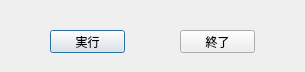
<?xml version="1.0" encoding="UTF-8"?>
<ui version="4.0">
 <class>DialogSkeltonDialogBase</class>
 <widget class="QDialog" name="DialogSkeltonDialogBase">
  <property name="geometry">
   <rect>
    <x>0</x>
    <y>0</y>
    <width>305</width>
    <height>72</height>
   </rect>
  </property>
  <property name="windowTitle">
   <string>Dialog Skelton</string>
  </property>
  <widget class="QPushButton" name="pushButton_Exec">
   <property name="geometry">
    <rect>
     <x>50</x>
     <y>30</y>
     <width>75</width>
     <height>23</height>
    </rect>
   </property>
   <property name="text">
    <string>実行</string>
   </property>
   <property name="checkable">
    <bool>true</bool>
   </property>
  </widget>
  <widget class="QPushButton" name="pushButton_Close">
   <property name="geometry">
    <rect>
     <x>180</x>
     <y>30</y>
     <width>75</width>
     <height>23</height>
    </rect>
   </property>
   <property name="text">
    <string>終了</string>
   </property>
  </widget>
 </widget>
 <resources/>
 <connections>
  <connection>
   <sender>pushButton_Exec</sender>
   <signal>toggled(bool)</signal>
   <receiver>DialogSkeltonDialogBase</receiver>
   <slot>pushExec()</slot>
   <hints>
    <hint type="sourcelabel">
     <x>71</x>
     <y>37</y>
    </hint>
    <hint type="destinationlabel">
     <x>30</x>
     <y>16</y>
    </hint>
   </hints>
  </connection>
  <connection>
   <sender>pushButton_Close</sender>
   <signal>clicked()</signal>
   <receiver>DialogSkeltonDialogBase</receiver>
   <slot>pushClose()</slot>
   <hints>
    <hint type="sourcelabel">
     <x>217</x>
     <y>43</y>
    </hint>
    <hint type="destinationlabel">
     <x>226</x>
     <y>18</y>
    </hint>
   </hints>
  </connection>
 </connections>
 <slots>
  <slot>pushExec()</slot>
  <slot>pushClose()</slot>
 </slots>
</ui>
